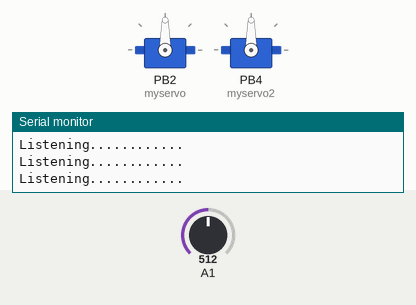
Recording of a sketch running on a simulated ATtiny85, built with avr-gcc and run on an emulated ATtiny85. Shown: 2 × servo, the last lines printed to the serial monitor. Inputs (shaded band) come from the test bench; at power-on: A1 = 512. Random numbers use the default seed unless the sketch sets one.

Above: at 1.2 s.
1.3 s: A1 set to 467
2.8 s: A1 set to 432
At 2.87 s:
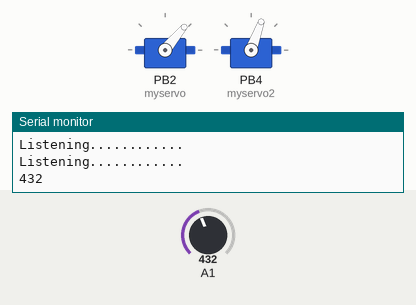
At 3.24 s:
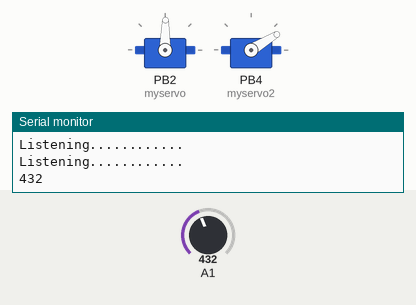
Timing chart, 0 to 16.8 s (numbered marks = the images above; inputs shaded):
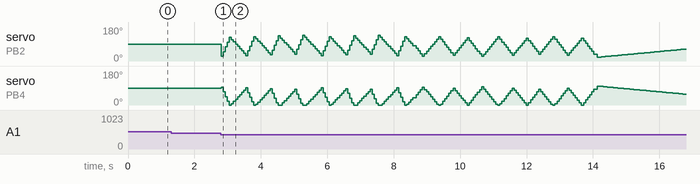

The sketch:

ollie.ino
```cpp
#include <SoftwareServo.h>
SoftwareServo myservo; // create servo object to control a servo
SoftwareServo myservo2;
int goUp = 0;
int val = 0;
int wait = 0;
int flyFor = 0;
long flapTime = 0;
int angleMin = 0;
int angleMax = 120;
int upSpeed = 20;
int downSpeed = 1;
int buffer = 0;
//Sound variables
int potPin = 1; // select the input pin for sound sensor
int ledPin = 13; // select the pin for the LED
int soundVal = 0;
void setup()
{
  pinMode(ledPin, OUTPUT); // declare the ledPin as an OUTPUT
  myservo.attach(2); // attaches the servo on pin 2
  myservo2.attach(4);
  Serial.begin(9600); // open the serial port at 9600 bps:
}
void loop()
{
  // Servo
  if (flyFor < flapTime){
    if (wait == 5){
      if (val < angleMin){
        goUp = 1;
        digitalWrite(ledPin,HIGH);
        }
      else if (val >angleMax){
        goUp = 0;
        digitalWrite(ledPin,LOW);
      }
      if (goUp == 0){
        val-=upSpeed;
      }else {
        val+=downSpeed;
      }
    }
    wait++;
    if (wait > 200)
      wait = 0;
    myservo.write(val);
// sets the servo position according to the scaled value
    myservo2.write(120-val);
    SoftwareServo::refresh();
    flyFor++;
  }else{
     //Sound
    soundVal = analogRead(potPin);
    Serial.println("Listening............");
    if( soundVal>1020 ){
      Serial.println("FREEAK OUT!");
      upSpeed = 15;
      downSpeed = 15;
      angleMax = 45;
      angleMin = 10;
      flapTime = 6000;
   }
    else if (soundVal<450 || soundVal >750){
      if (buffer == 0){
        Serial.println(soundVal);
        upSpeed = random (1, 20); //1 to 30
        downSpeed = random (1, 30);// 1 to 30
        angleMax = random (110, 120);
        angleMin = random (30, 45);
        flapTime = 10000 + random (5000 , 10000);
        flyFor = 0;
        buffer = 15;
      }else{
         buffer--;
      }
    }
  }
}
```

Measured:
- the behaviour switches between 450 and 449 on A1 (found by bisection; images 0 and 1)
